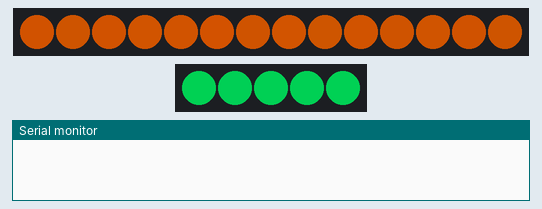
Bench run of a sketch on a simulated Arduino Uno, built with avr-gcc and run on an emulated ATmega328P. Shown: 14 RGB LEDs in strip order, left to right, 5 RGB LEDs in strip order, left to right, the last lines printed to the serial monitor. Dim RGB values are drawn brighter than linear; random numbers use the default seed unless the sketch sets one.

Above: at 2.16 s.
At 10.74 s:
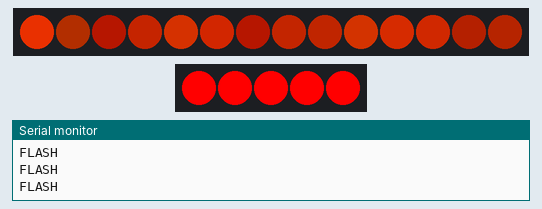
At 17.41 s:
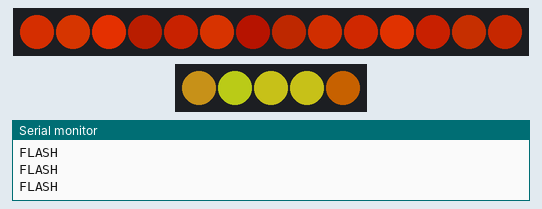
At 19.32 s:
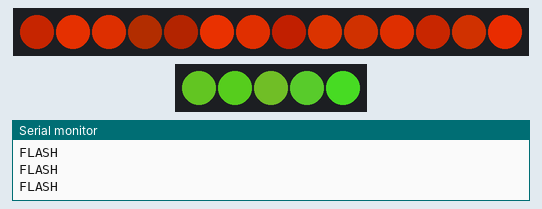
At 27.9 s:
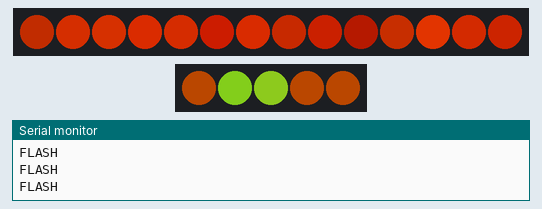
At 38.71 s:
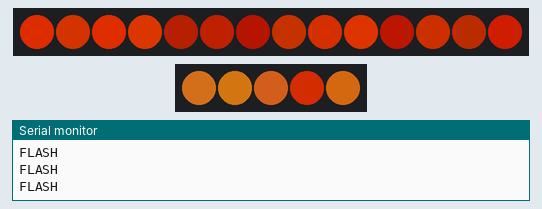
Timing chart, 0 to 40.0 s (numbered marks = the images above):
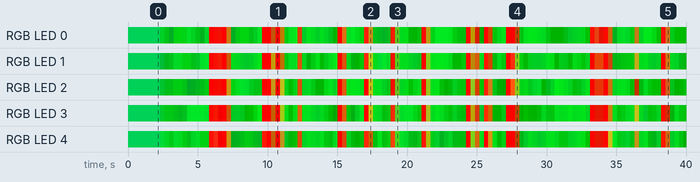

The sketch:

Flying-Castle.ino
```cpp
#include <FastLED.h>

#define LED_PIN 3
#define NUM_LEDS 14
#define LED_MAGICAN_PIN 5
#define NUM_MAGICAN_LEDS 5

class Torch {
  int ticks_left = 0;
  int max_ticks_per_cycle = 0;
  CRGB* led;
  float transition_vector[3];

 public:
  Torch() {};

  void init(int max_ticks, CRGB* led_ptr) {
      led = led_ptr;
      max_ticks_per_cycle = max_ticks;
      led->r = 120;
      led->g = 50;
    }

  void tick() {
    if (ticks_left <= 0) {
      ticks_left = random(10, max_ticks_per_cycle);
      compute_new_transition_vector(ticks_left);

    }
    apply_transition_vector();
    ticks_left--;
  }

 void apply_transition_vector() {
  (led->r + transition_vector[0] > 255) ? led->r = 255 : (led->r + transition_vector[0] < 0) ? led->r = 0 : led->r += transition_vector[0];
  (led->g + transition_vector[1] > 255) ? led->g = 255 : (led->g + transition_vector[1] < 0) ? led->g = 0 : led->g += transition_vector[1];
 }

 void compute_new_transition_vector(int steps) {
  float r;
  float brightness = (float)random(25, 100) / 100.0;
  float g = 50 * brightness;
  r = 205 * brightness;
  transition_vector[0] = (r - led->r) / ticks_left;
  transition_vector[1] = (g - led->g) / ticks_left;
  transition_vector[2] = 0;
 }

};

class Magic_Spell {
  int ticks_left = 0;
  int max_ticks_per_cycle = 0;
  CRGB* led;
  float transition_vector[3];

 public:
  Magic_Spell() {};

 //Initalisierung des Strips und anzeigen der LED´s in der Farbe beim Start
  void init(int max_ticks, CRGB* led_ptr) {
      led = led_ptr;
      max_ticks_per_cycle = max_ticks;
      led->r = 0;
      led->g = 120;
      led->b = 50;
    }

  void tick() {
    if (ticks_left <= 0) {
      ticks_left = random(20, max_ticks_per_cycle);
      compute_new_transition_vector(ticks_left);

    }
    apply_transition_vector();
    ticks_left--;
  }

 void apply_transition_vector() {
  (led->r + transition_vector[0] > 255) ? led->r = 255 : (led->r + transition_vector[0] < 0) ? led->r = 0 : led->r += transition_vector[0];
  (led->g + transition_vector[1] > 255) ? led->g = 255 : (led->g + transition_vector[1] < 0) ? led->g = 0 : led->g += transition_vector[1];
  (led->b + transition_vector[2] > 255) ? led->b = 255 : (led->b + transition_vector[2] < 0) ? led->b = 0 : led->b += transition_vector[2];
 }

 void compute_new_transition_vector(int steps) {
  float r;
  float brightness = (float)random(25, 100) / 100.0;
  float g = 200 * brightness;
  float b = 40 * brightness;
  //r = 205 * brightness;
  transition_vector[0] = (r - led->r) / ticks_left;
  transition_vector[1] = (g - led->g) / ticks_left;
  transition_vector[2] = (b - led->b) / ticks_left;
 }

};

CRGB leds[NUM_LEDS];
Torch torches[NUM_LEDS];

CRGB MAGIC_leds[NUM_MAGICAN_LEDS];
Magic_Spell spells[NUM_MAGICAN_LEDS];

void setup() {
  FastLED.addLeds<NEOPIXEL, LED_PIN>(leds, NUM_LEDS);
  for (int i = 0; i < NUM_LEDS; i++) {
      torches[i].init(15, &leds[i]);
  }
  FastLED.addLeds<NEOPIXEL, LED_MAGICAN_PIN>(MAGIC_leds, NUM_MAGICAN_LEDS);
  for (int i = 0; i < NUM_MAGICAN_LEDS; i++) {
      spells[i].init(15, &MAGIC_leds[i]);
  }
  Serial.begin(9600);
  FastLED.show();
  delay(2000);
}

int randomflash = 0;
void loop() {
    for (int i = 0; i < NUM_LEDS; i++) {
      torches[i].tick();
    }
    for (int i = 0; i < NUM_MAGICAN_LEDS; i++) {
      spells[i].tick();
    }
randomflash = random(100);
if(randomflash > 98){
Serial.println("FLASH");
    for (int i = 0; i < NUM_MAGICAN_LEDS; i++) {
      MAGIC_leds[i]= CRGB( 255, 0, 0);
    }
};
    FastLED.show();
    delay(20);
}
```

Measured:
- by itself, RGB LED 1: off → RGB(0, 120, 50) at 0.00 s, → RGB(0, 117, 48) 2.0 s later, → RGB(0, 78, 22) 0.31 s later, → RGB(0, 68, 10) 0.32 s later, … (116 changes in this stretch)
- by itself, RGB LED 2: off → RGB(0, 120, 50) at 0.00 s, → RGB(0, 118, 48) 2.0 s later, → RGB(0, 92, 22) 0.31 s later, → RGB(0, 80, 10) 0.32 s later, … (117 changes in this stretch)
